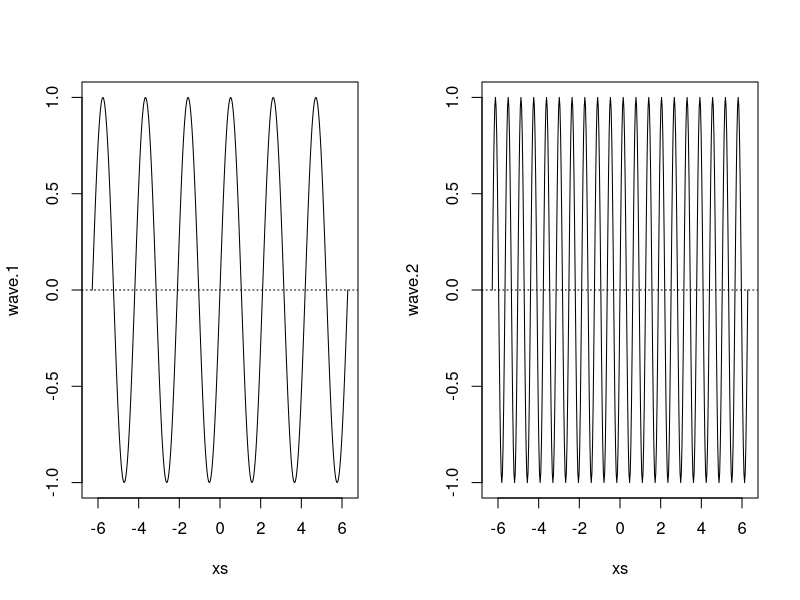
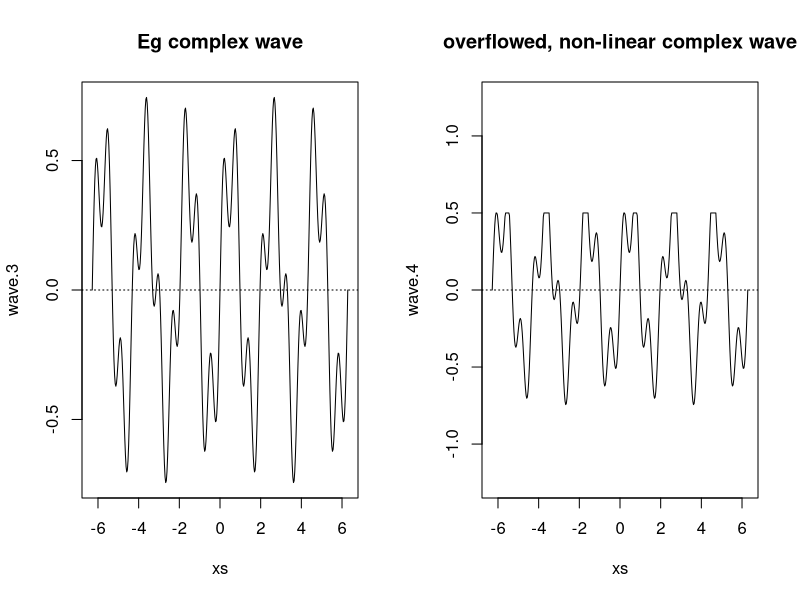
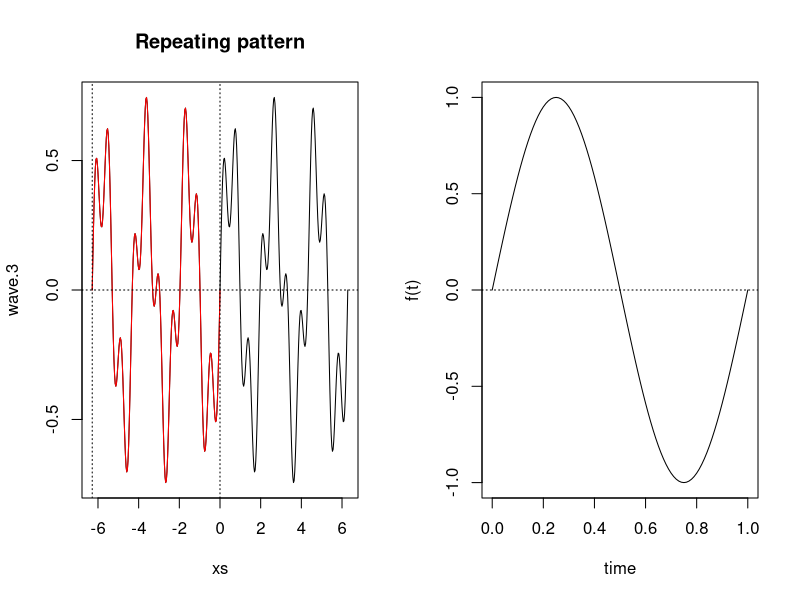

Generate these figures, in order, with R:
## ---- chunk 1
knitr::opts_chunk$set(echo = TRUE)
## ---- chunk 2
xs <- seq(-2*pi,2*pi,pi/100)
wave.1 <- sin(3*xs)
wave.2 <- sin(10*xs)
par(mfrow = c(1, 2))
plot(xs,wave.1,type="l",ylim=c(-1,1)); abline(h=0,lty=3)
plot(xs,wave.2,type="l",ylim=c(-1,1)); abline(h=0,lty=3)
## ---- chunk 3
wave.3 <- 0.5 * wave.1 + 0.25 * wave.2
plot(xs,wave.3,type="l"); title("Eg complex wave"); abline(h=0,lty=3)
## ---- chunk 4
wave.4 <- wave.3
wave.4[wave.3>0.5] <- 0.5
plot(xs,wave.4,type="l",ylim=c(-1.25,1.25)); title("overflowed, non-linear complex wave"); abline(h=0,lty=3)
## ---- chunk 5
repeat.xs     <- seq(-2*pi,0,pi/100)
wave.3.repeat <- 0.5*sin(3*repeat.xs) + 0.25*sin(10*repeat.xs)
plot(xs,wave.3,type="l"); title("Repeating pattern")
points(repeat.xs,wave.3.repeat,type="l",col="red"); abline(h=0,v=c(-2*pi,0),lty=3)
## ---- chunk 6
plot.fourier <- function(fourier.series, f.0, ts) {
  w <- 2*pi*f.0
  trajectory <- sapply(ts, function(t) fourier.series(t,w))
  plot(ts, trajectory, type="l", xlab="time", ylab="f(t)"); abline(h=0,lty=3)
}

# An eg
plot.fourier(function(t,w) {sin(w*t)}, 1, ts=seq(0,1,1/100))
